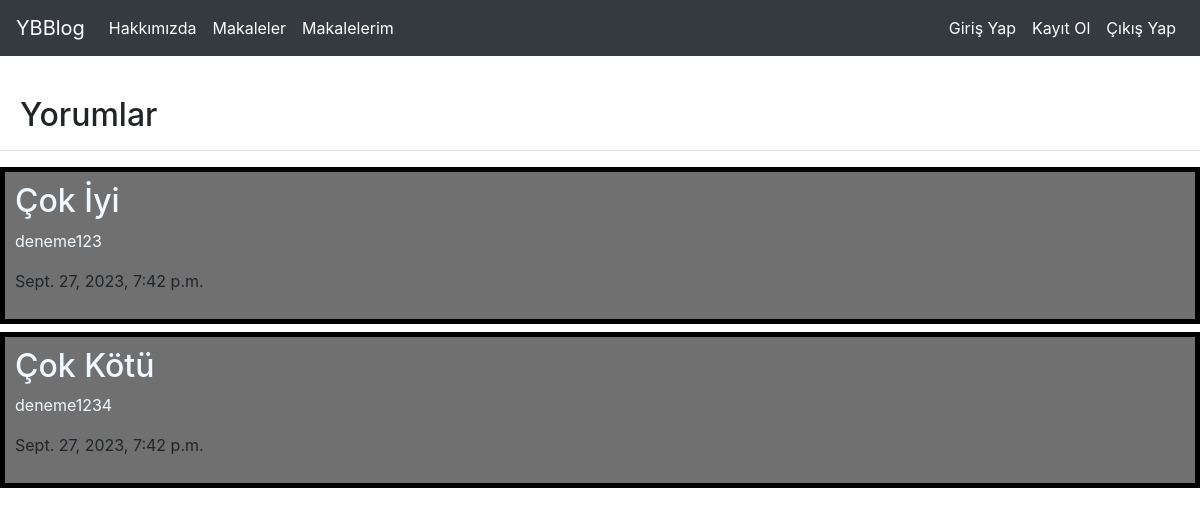
Screenshot of /articles/comments/1 with the database file from the repository.
### Article/models.py (models this page shows, shortened)
class Rating(models.Model):
    title = models.CharField(max_length=100)
    point = models.ForeignKey(Point,on_delete=models.CASCADE)
    exp = models.TextField(blank=True,null=True)
    created_at = models.DateTimeField(auto_now_add=True)

class Point(models.Model):
    point = models.CharField(max_length=10)
    def __str__(self):
        return self.point

### Article/views.py (the view)
# urls.py: path('comments/<int:id>', views.comments,name='comments'),
def comments(request,id):
    article = get_object_or_404(Article,id = id)
    comment = Rating.objects.filter(title = article.title)
    context = dict(
        comment = comment
    )
    return render(request,'comments.html',context)

### templates/comments.html (shortened to what this page needs)
{% extends 'layout.html' %}
{% block container %}
<h2 style="margin-top: 40px;margin-left: 20px;">Yorumlar</h2>
<hr>
{% if comment  %}
  {% for article in comment %}
    <div class="div" style="padding: 10px ; border: solid black 5px;background-color: #707070;margin-top: 1px;display: block;position: relative;">
    <h2 style=" text-decoration: none;color:aliceblue;">{{article.point}}</h2>
    <p style=" text-decoration: none;color:aliceblue;">{{article.exp}}</p>
    <p>{{article.created_at}}</p>
</div>
  {% endfor   %}
{% endif %}
{% endblock %}

### rows the page displays
Rating: point "Çok İyi", exp "deneme123", created_at "Sept. 27, 2023, 7:42 p.m."
Rating: point "Çok Kötü", exp "deneme1234", created_at "Sept. 27, 2023, 7:42 p.m."
